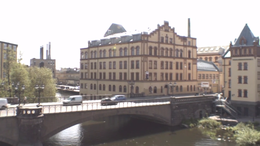
%> input picture sequence1.png, 260 x 146 px, shrunk from 1600 x 900 before the run
$ octave projet_new.m   (GNU Octave 9; MATLAB toolbox functions it lacks are replaced by stand-ins)
%> lines starting %> are read from the running program, lines starting %| are printed output that depends on the picture; in (x1, y1, x2, y2) boxes, pixels count from 0 and x2, y2 are one past the last pixel; in counts of white or black regions, pixels touching at a corner belong together; the program's own positions count from 1
%> further down, TEMP is the input picture: size 146x260x3 uint8; mean R, G, B 161.7, 154.3, 151.6
### function_sobel.m
function Mat_point = calcul_sobel(I1,M_Sobel1,M_Sobel2)
%> called with M_Sobel1 = [-1 0 1; -2 0 2; -1 0 1], M_Sobel2 = [-1 -2 -1; 0 0 0; 1 2 1]

size1=size(I1);
%> size1 = [146 260]
Mat_point=uint8(zeros(size1));
I1_temp=uint8(zeros(3,3));

for i=2:(size1(1)-1)
    for j=2:(size1(2)-1)
        I1_temp = double(I1(i-1:i+1,j-1:j+1));
        Mat_point(i,j)=sqrt(sum(sum(I1_temp.*M_Sobel1))^2 + sum(sum(I1_temp.*M_Sobel2))^2);
    end
end
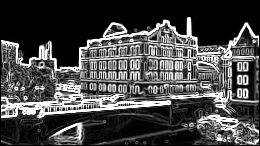
%> Mat_point: size 146x260 uint8; min 0, max 255, mean 72.7

end

### function_sobel2.m
function Mat_point = calcul_sobel2(I1,M_Sobel)
%> called with M_Sobel = [-1 0 1; -2 0 2; -1 0 1]

Mat_point=uint8(zeros(size(I1)));
I1_temp=uint8(zeros(3,3));


for i=2:(size(I1,1)-1)
    for j=2:(size(I1,2)-1)
        I1_temp = double(I1(i-1:i+1,j-1:j+1));
        Mat_point(i-1,j-1)=sqrt(sum(sum(I1_temp.*M_Sobel)))^2;
    end
end
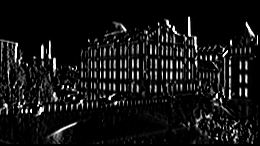
%> Mat_point: size 146x260 uint8; min 0, max 255, mean 20.4

end

### projet_new.m
clear all;
close all;
k = 0.04;
seuilmax = 50000;
seuilmin = - 6*10^4;
sigma = 1;

%CHARGEMENT DE L'IMAGE
TEMP = imread('sequence1.png');
I1=rgb2gray(TEMP);

%AFFICHAGE DE L'IMAGE
figure('Name', 'Image et son filtre de Sobel');
subplot(1,2,1);
imshow(I1);

%INITIALISATION DES MATRICES POUR LE FILTRE DE SOBEL
M_Sobel_x = [ -1 0 1;
            -2 0 2;
            -1 0 1];

M_Sobel_y = [ -1 -2 -1;
            0 0 0;
            1 2 1];

%APPLICATION DU FILTRE DE SOBEL
I1_Sobel=function_sobel(I1,M_Sobel_x,M_Sobel_y);

%AFFICHAGE AVEC FILTRE DE SOBEL
subplot(1,2,2);
imshow(I1_Sobel);


%APPLICATION FILTRE SOBEL SELON X ET Y (IX ET IY)
Ix = function_sobel2(I1, M_Sobel_x);
Iy = function_sobel2(I1, M_Sobel_y);
%> call 2 of calcul_sobel2, with M_Sobel = [-1 -2 -1; 0 0 0; 1 2 1]
%> after the loop in calcul_sobel2 (call 2), `for i=2:(size(I1,1)-1)`:
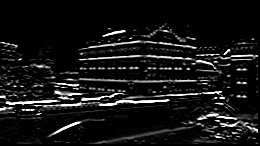
%> Mat_point: size 146x260 uint8; min 0, max 255, mean 21

%OBTENTION DE IX2 IY2 ET IXY
Ix2 = Ix.*Ix;
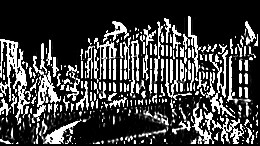
%> Ix2: size 146x260 uint8; min 0, max 255, mean 65.2
Iy2 = Iy.*Iy;
Ixy = Ix.*Iy;

%CALCUL DE R GRACE A M
R=zeros(size(I1));
for i = 1 : size(I1,1)
    for j = 1 : size(I1,2)
        xc = i-1; %??
        yc = j-1; %??
        w = 1; % w = Gauss(sigma, i, j, xc, yc);
        A = w*Ix2(i,j);
        C = w*Ixy(i,j);
        B = w*Iy2(i,j);
        M = [A, C ;
             C, B];
        R(i,j) = det(double(M)) - k*(trace(double(M)))^2;
    end
end
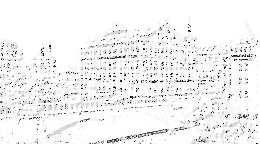
%> R: size 146x260 double; min -67391.4, max 0, mean -3370.2; drawn with min black and max white

% [14 lines of commented-out code are left out]
COINS=zeros(size(I1));
for i = 1 : size(I1,1)
    for j = 1 : size(I1,2)
        if (R(i,j)<seuilmin)
            COINS(i,j)=255;
        end
    end
end
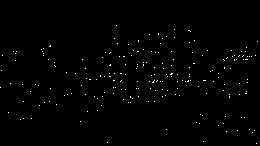
%> COINS: size 146x260 double; 0.66% white in thin lines or dots, all inside (x1, y1, x2, y2) = (0, 25, 258, 144)
figure('Name','Carte des coins');
imshow(COINS);


%AFFICHAGE DES COINS DIRECTEMENT SUR L'IMAGE
R3 = cat(3, I1, I1, I1);
for i = 1 : size(I1,1)
    for j = 1 : size(I1,2)
        if (R(i,j)<seuilmin) %AFFICHAGE D'UNE CROIX
            %CENTRE
            R3(i,j,1)=0;
            R3(i,j,2)=255;
            R3(i,j,3)=0;
            if (i>10 && j>10)
                for k = 1 : 5
                    %GAUCHE
                    R3(i-k,j,1)=0;
                    R3(i-k,j,2)=255;
                    R3(i-k,j,3)=0;
                    %DROITE
                    R3(i+k,j,1)=0;
                    R3(i+k,j,2)=255;
                    R3(i+k,j,3)=0;
                    %HAUT
                    R3(i,j+k,1)=0;
                    R3(i,j+k,2)=255;
                    R3(i,j+k,3)=0;
                    %BAS
                    R3(i,j-k,1)=0;
                    R3(i,j-k,2)=255;
                    R3(i,j-k,3)=0;
                end
            end
        end
    end
end
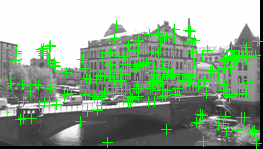
%> R3: size 149x263x3 uint8; mean R, G, B 138.3, 165, 138.3

figure('Name', 'Detection des coins');
imshow(R3);


% [20 lines of commented-out code are left out]

$ run again, with sequence2.png copied over sequence1.png
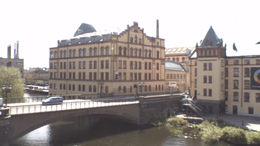
%> input picture sequence2.png, 260 x 146 px, shrunk from 1600 x 900 before the run
%> TEMP is the input picture: size 146x260x3 uint8; mean R, G, B 162.6, 155.2, 152.4
%> after the loop `for i = 1 : size(I1,1)`:
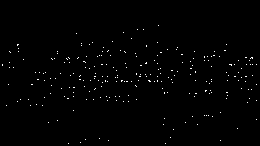
%> COINS: size 146x260 double; 0.79% white in thin lines or dots, all inside (x1, y1, x2, y2) = (2, 25, 257, 144)
%> after the loop `for i = 1 : size(I1,1)`:
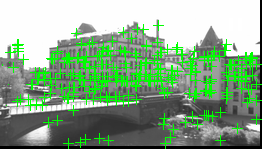
%> R3: size 149x262x3 uint8; mean R, G, B 137.7, 169.1, 137.7

$ run again, with sequence3.png copied over sequence1.png
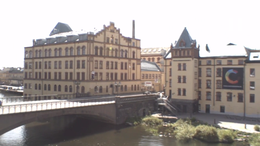
%> input picture sequence3.png, 260 x 146 px, shrunk from 1600 x 900 before the run
%> TEMP is the input picture: size 146x260x3 uint8; mean R, G, B 163.7, 156.3, 153.2
%> after the loop `for i = 1 : size(I1,1)`:
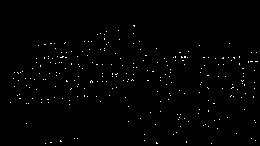
%> COINS: size 146x260 double; 0.86% white in thin lines or dots, all inside (x1, y1, x2, y2) = (10, 25, 258, 144)
%> after the loop `for i = 1 : size(I1,1)`:
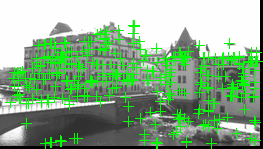
%> R3: size 149x263x3 uint8; mean R, G, B 136.8, 171.6, 136.8
